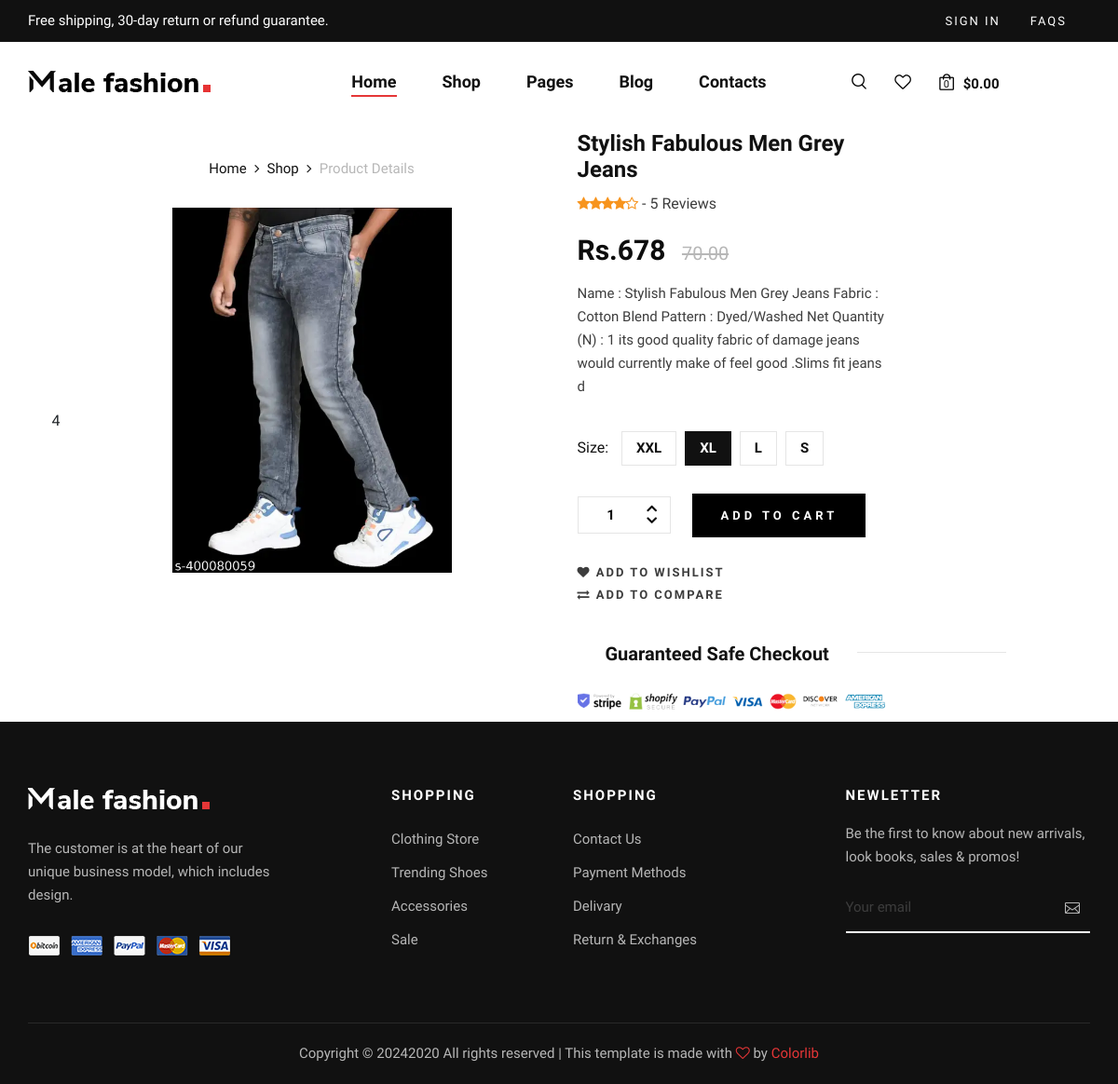
The page /shop_details/4/ on the database its author committed.
### mainapp/models.py (models this page shows)
class Product(models.Model):
    title = models.CharField(max_length=50)
    price = models.IntegerField()
    description = models.CharField(max_length=200)
    product_image = models.ImageField(upload_to='media')
    category = models.CharField(choices=CATEGORY,max_length=50,null=True,blank=True)
    size = models.CharField(max_length=20,null=True,blank=True)

### mainapp/views.py (the view)
# urls.py: path('shop_details/<int:id>/',views.shop_details),
def shop_details(request,id):
    data = Product.objects.get(id=id)
    print(data)
    context = {
        'data':data
    }
    return render(request,'shop-details.html',context)

### templates/shop-details.html (shortened to what this page needs)
{% extends "index.html" %}
{% block outlet %}
{% load static %}
<!DOCTYPE html>
<html lang="en">
<head>
</head>
<body>
    <section class="shop-details">
        {{data.id}}
        <div class="product__details__pic">
          <div class="container">
            <div class="row">
              <div class="col-lg-12">
                <div class="product__details__breadcrumb">
                  <a href="./index.html">Home</a>
                  <a href="./shop.html">Shop</a>
                  <span>Product Details</span>
                </div>
              </div>
            </div>
            <div class="row">
              <div class="col-lg-12 col-md-9">
                <div class="tab-content">
                  <div class="tab-pane active" id="tabs-1" role="tabpanel">
                    <div class="product__details__pic__item">
                      <img
                        src="/media/{{data.product_image}}"
                        alt=""
                        width="300px"
                      />
                    </div>
                  </div>
                </div>
              </div>
            </div>
          </div>
        </div>
        <div class="product__details__content">
          <div class="container">
            <div class="row d-flex">
              <div class="col-lg-8">
                <div class="product__details__text">
                  <h4>{{data.title}}</h4>
                  <div class="rating">
                    <i class="fa fa-star"></i>
                    <i class="fa fa-star"></i>
                    <i class="fa fa-star"></i>
                    <i class="fa fa-star"></i>
                    <i class="fa fa-star-o"></i>
                    <span> - 5 Reviews</span>
                  </div>
                  <h3>Rs.{{data.price}} <span>70.00</span></h3>
                  <p>{{data.description}}</p>
                  <form action="/addtocart/" method = "post">
                    <div class="product__details__option">
                      <div class="product__details__option__size">
                        <span>Size:</span>
                        <label for="xxl">xxl
                        </label>
                        <label class="active" for="xl"
                          >xl
                        </label>
                       <label for="l"
                          >l
                        </label>
                        <label for="sm"
                          >s
                        </label>
                      </div>
                    </div>
                    <div class="product__details__cart__option">
                      <div class="quantity">
                        <div class="pro-qty">
                          <input type="text" value="1" name="quantity" />
                        </div>
                      </div>
                      {% if user.is_authenticated %}
                      <input type = "hidden" value = {{data.id}} name = "prod_id" />
                      <button type="submit" class="primary-btn">Add to cart </button>
                      {% else %}
                      <a href="/login/" class="primary-btn"
                        >add to cart</a>
                      {% endif %}
                    </div>
                  </form>
                  <div class="product__details__btns__option">
                    <a href="#"><i class="fa fa-heart"></i> add to wishlist</a>
                    <a href="#"><i class="fa fa-exchange"></i> Add To Compare</a>
                  </div>
                  <div class="product__details__last__option">
                    <h5><span>Guaranteed Safe Checkout</span></h5>
                    <img
                      src="{% static 'img/shop-details/details-payment.png'%}"
                      alt=""
                    />
                  </div>
                </div>
              </div>
            </div>
          </div>
        </div>
      </section>
</body>
</html>
{% endblock outlet %}

### static/css/style.css (style rules this page uses)
html, body { height: 100%; font-family: "Nunito Sans", sans-serif; -webkit-font-smoothing: antialiased; }
h1, h2, h3, h4, h5, h6 { margin: 0; color: #111111; font-weight: 400; font-family: "Nunito Sans", sans-serif; }
h3 { font-size: 30px; }
h4 { font-size: 24px; }
h5 { font-size: 18px; }
p { font-size: 15px; font-family: "Nunito Sans", sans-serif; color: #3d3d3d; font-weight: 400; line-height: 25px; margin: 0 0 15px 0; }
img { max-width: 100%; }
.primary-btn { display: inline-block; font-size: 13px; font-weight: 700; text-transform: uppercase; padding: 14px 30px; color: #ffffff; background: #000000; letter-spacing: 4px; }
.product__details__pic { text-align: center; background: #f3f2ee; padding: 40px 0 60px; margin-bottom: 100px; }
.product__details__breadcrumb { margin-bottom: 30px; }
.product__details__breadcrumb a { font-size: 15px; color: #111111; margin-right: 18px; display: inline-block; position: relative; }
.product__details__breadcrumb a:after { position: absolute; right: -14px; top: 0; content: ""; font-family: "FontAwesome"; }
.product__details__breadcrumb span { font-size: 15px; color: #b7b7b7; display: inline-block; }
.product__details__pic__item { position: relative; }
.product__details__text { text-align: center; }
.product__details__text h4 { color: #111111; font-weight: 700; margin-bottom: 10px; }
.product__details__text .rating { margin-bottom: 20px; }
.product__details__text .rating i { font-size: 15px; color: #f7941d; display: inline-block; margin-right: -5px; }
.product__details__text .rating span { display: inline-block; color: #3d3d3d; margin-left: 5px; }
.product__details__text h3 { color: #0d0d0d; font-weight: 700; margin-bottom: 16px; }
.product__details__text h3 span { color: #b7b7b7; font-size: 20px; font-weight: 400; margin-left: 10px; text-decoration: line-through; }
.product__details__text p { margin-bottom: 35px; }
.product__details__option { margin-bottom: 30px; }
.product__details__option__size { display: inline-block; margin-right: 50px; }
.product__details__option__size span { color: #111111; display: inline-block; margin-right: 10px; }
.product__details__option__size label { color: #111111; font-size: 15px; font-weight: 700; text-transform: uppercase; display: inline-block; border: 1px solid #e5e5e5; padding: 6px 15px; margin-bottom: 0; margin-right: 5px; cursor: pointer; }
.product__details__option__size label.active { background: #111111; color: #ffffff; border-color: #111111; }
.product__details__cart__option { margin-bottom: 25px; }
.product__details__cart__option .quantity { display: inline-block; margin-right: 20px; }
.product__details__cart__option .quantity .pro-qty { width: 100px; height: 40px; border: 1px solid #e5e5e5; position: relative; }
.product__details__cart__option .quantity .pro-qty input { color: #0d0d0d; font-size: 15px; font-weight: 700; width: 70px; height: 100%; text-align: center; border: none; }
.product__details__btns__option { margin-bottom: 40px; }
.product__details__btns__option a { display: inline-block; font-size: 13px; color: #3d3d3d; letter-spacing: 2px; text-transform: uppercase; font-weight: 700; margin-right: 20px; }
.product__details__btns__option a:last-child { margin-right: 0; }
.product__details__last__option h5 { color: #111111; font-weight: 700; font-size: 20px; position: relative; margin-bottom: 26px; }
.product__details__last__option h5 span { background: #ffffff; padding: 0 30px; }
.product__details__last__option h5:before { position: absolute; left: 0; right: 0; top: 10px; height: 1px; width: 460px; background: #e5e5e5; content: ""; z-index: -1; margin: 0 auto; }
@media only screen and (min-width: 1200px) { .container { max-width: 1170px; } }

### templates/shop-details.html (style rules this page uses)
.shop-details { display: flex; justify-content: center; align-items: center; }
.product__details__pic { width: 45%; background-color: white; }
.product__details__content { width: 45%; }
.product__details__text { text-align: left; }

### rows shown on the page
Product: id "4", product_image (picture), title "Stylish Fabulous Men Grey Jeans", price "678", description "Name : Stylish Fabulous Men Grey Jeans Fabric : Cotton Blend Pattern : Dyed/Washed Net Quantity (N) : 1 its good quality fabric of damage jeans would currently make of feel good .Slims fit jeans d"
